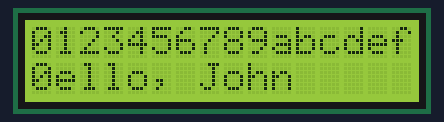
A sketch run on a simulated Arduino Uno, built with avr-gcc and run on an emulated ATmega328P. Parts: 16×2 character LCD.

Above: at 0.1 s.
At 4.1 s:
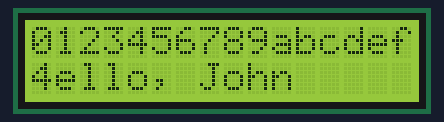
At 9.1 s:
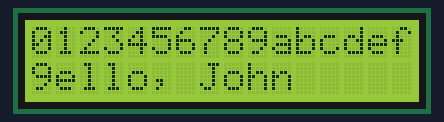
At 19.1 s:
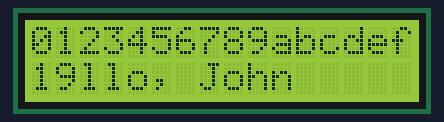
At 29.1 s:
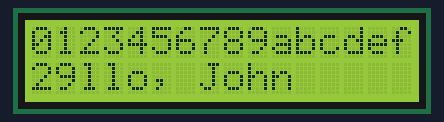
At 39.1 s:
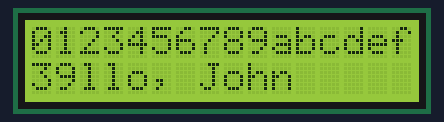

Measured:
- what the display in image 1 shows lasts 1.0 s, from 4.0 s to 5.0 s

The sketch:

lcd.ino
```cpp
// LCD display
// Manferdelli

#include <LiquidCrystal.h>

typedef uint8_t byte;

//  16x2 LCD display.  The LiquidCrystal library works with all LCD displays
//  that are compatible with the Hitachi HD44780 driver.
//
// LCD RS pin to digital pin 12
// LCD Enable pin to digital pin 11
// LCD D4 pin to digital pin 5
// LCD D5 pin to digital pin 4
// LCD D6 pin to digital pin 3
// LCD D7 pin to digital pin 2
// LCD R/W pin to ground
// LCD VSS pin to ground
// LCD VCC pin to 5V
// 10K resistor: ends to +5V and ground
// wiper to LCD VO pin (pin 3)
//
// See: http://www.arduino.cc/en/Tutorial/LiquidCrystalHelloWorld

const int rs = 12, en = 11, d4 = 5, d5 = 4, d6 = 3, d7 = 2;
LiquidCrystal lcd(rs, en, d4, d5, d6, d7);

void setup() {
  Serial.begin(9600);
  lcd.begin(16, 2);
  lcd.clear();
  lcd.leftToRight();
  lcd.setCursor(0, 1);
  lcd.write("Hello, John");
  lcd.setCursor(0, 0);
  lcd.write("0123456789abcdef");

}

void loop() {
  // set the cursor to column 0, line 1 line 1 is the second row
  lcd.setCursor(0, 1);
  lcd.print(millis() / 1000);
}
```
